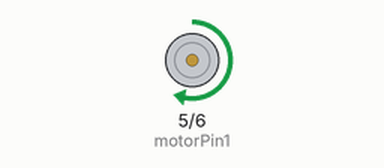
Simulated run of this sketch. Board: Arduino Uno, built with avr-gcc and run on an emulated ATmega328P. On the bench: motor-driver pin pairs drawn as motors (green arrow = first pin HIGH = forward, orange = second pin HIGH = backward, longer = more drive).

Above: at 0.2 s.
At 2.0 s:
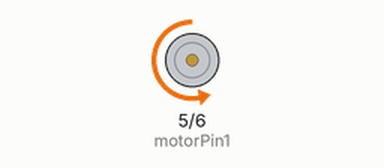
At 3.7 s:
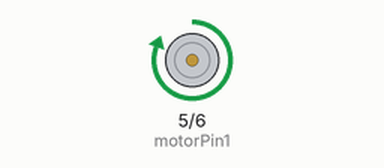
At 4.7 s:
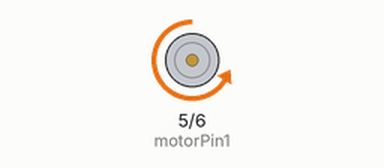
Timing chart, 0 to 7.2 s (numbered marks = the images above):
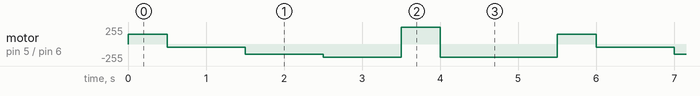

Measured:
- by itself, motor on pin 5 (motorPin1) / pin 6 (motorPin2): repeats every 5.5 s: backward 50/255 1.0 s, backward 150/255 1.0 s, backward 200/255 1.0 s, forward 255/255 0.50 s, backward 200/255 1.5 s, forward 150/255 0.50 s

The sketch:

MotorCircuit.ino
```cpp
//2-Way motor control

int motorPin1 =  5;    // One motor wire connected to digital pin 5
int motorPin2 =  6;    // One motor wire connected to digital pin 6

// The setup() method runs once, when the sketch starts

void setup()   {
  // initialize the digital pins as an output:
  pinMode(motorPin1, OUTPUT);
  pinMode(motorPin2, OUTPUT);
}

// the loop() method runs over and over again,
// as long as the Arduino has power
void loop()
{
  rotateLeft(150, 500);
  rotateRight(50, 1000);
  rotateRight(150, 1000);
  rotateRight(200, 1000);
  rotateLeft(255, 500);
  rotateRight(10, 1500);
}

void rotateLeft(int speedOfRotate, int length){
  analogWrite(motorPin1, speedOfRotate); //rotates motor
  digitalWrite(motorPin2, LOW);    // set the Pin motorPin2 LOW
  delay(length); //waits
  digitalWrite(motorPin1, LOW);    // set the Pin motorPin1 LOW
}

void rotateRight(int speedOfRotate, int length){
  analogWrite(motorPin2, speedOfRotate); //rotates motor
  digitalWrite(motorPin1, LOW);    // set the Pin motorPin1 LOW
  delay(length); //waits
  digitalWrite(motorPin2, LOW);    // set the Pin motorPin2 LOW
}

void rotateLeftFull(int length){
  digitalWrite(motorPin1, HIGH); //rotates motor
  digitalWrite(motorPin2, LOW);    // set the Pin motorPin2 LOW
  delay(length); //waits
  digitalWrite(motorPin1, LOW);    // set the Pin motorPin1 LOW
}

void rotateRightFull(int length){
  digitalWrite(motorPin2, HIGH); //rotates motor
  digitalWrite(motorPin1, LOW);    // set the Pin motorPin1 LOW
  delay(length); //waits
  digitalWrite(motorPin2, LOW);    // set the Pin motorPin2 LOW
}
```
